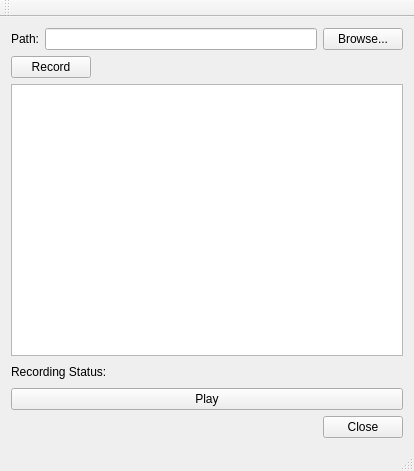
<?xml version="1.0" encoding="UTF-8"?>
<ui version="4.0">
 <class>MainWindow</class>
 <widget class="QMainWindow" name="MainWindow">
  <property name="geometry">
   <rect>
    <x>0</x>
    <y>0</y>
    <width>414</width>
    <height>471</height>
   </rect>
  </property>
  <property name="windowTitle">
   <string>MainWindow</string>
  </property>
  <widget class="QWidget" name="centralWidget">
   <layout class="QHBoxLayout" name="horizontalLayout_5">
    <item>
     <layout class="QVBoxLayout" name="verticalLayout">
      <item>
       <layout class="QHBoxLayout" name="horizontalLayout_4">
        <item>
         <layout class="QHBoxLayout" name="horizontalLayout">
          <item>
           <widget class="QLabel" name="label">
            <property name="text">
             <string>Path:</string>
            </property>
            <property name="buddy">
             <cstring>fromLineEdit</cstring>
            </property>
           </widget>
          </item>
          <item>
           <widget class="QLineEdit" name="fromLineEdit"/>
          </item>
         </layout>
        </item>
        <item>
         <widget class="QPushButton" name="fileOpenButton">
          <property name="text">
           <string>Browse...</string>
          </property>
         </widget>
        </item>
       </layout>
      </item>
      <item>
       <layout class="QHBoxLayout" name="horizontalLayout_6">
        <item>
         <widget class="QPushButton" name="startButton">
          <property name="text">
           <string>Record</string>
          </property>
         </widget>
        </item>
        <item>
         <spacer name="horizontalSpacer_2">
          <property name="orientation">
           <enum>Qt::Horizontal</enum>
          </property>
          <property name="sizeHint" stdset="0">
           <size>
            <width>40</width>
            <height>20</height>
           </size>
          </property>
         </spacer>
        </item>
       </layout>
      </item>
      <item>
       <widget class="QTextEdit" name="textEdit"/>
      </item>
      <item>
       <layout class="QHBoxLayout" name="horizontalLayout_7">
        <item>
         <widget class="QLabel" name="transcodingStatusLabel">
          <property name="text">
           <string>Recording Status:</string>
          </property>
         </widget>
        </item>
        <item>
         <spacer name="horizontalSpacer_3">
          <property name="orientation">
           <enum>Qt::Horizontal</enum>
          </property>
          <property name="sizeHint" stdset="0">
           <size>
            <width>40</width>
            <height>20</height>
           </size>
          </property>
         </spacer>
        </item>
       </layout>
      </item>
      <item>
       <layout class="QHBoxLayout" name="horizontalLayout_3">
        <item>
         <widget class="QPushButton" name="playOutputButton">
          <property name="text">
           <string>Play</string>
          </property>
         </widget>
        </item>
       </layout>
      </item>
      <item>
       <layout class="QHBoxLayout" name="horizontalLayout_2">
        <item>
         <spacer name="horizontalSpacer_4">
          <property name="orientation">
           <enum>Qt::Horizontal</enum>
          </property>
          <property name="sizeHint" stdset="0">
           <size>
            <width>298</width>
            <height>20</height>
           </size>
          </property>
         </spacer>
        </item>
        <item>
         <widget class="QPushButton" name="pushButton">
          <property name="text">
           <string>Close</string>
          </property>
         </widget>
        </item>
       </layout>
      </item>
     </layout>
    </item>
   </layout>
  </widget>
  <widget class="QMenuBar" name="menuBar">
   <property name="geometry">
    <rect>
     <x>0</x>
     <y>0</y>
     <width>414</width>
     <height>20</height>
    </rect>
   </property>
  </widget>
  <widget class="QToolBar" name="mainToolBar">
   <attribute name="toolBarArea">
    <enum>TopToolBarArea</enum>
   </attribute>
   <attribute name="toolBarBreak">
    <bool>false</bool>
   </attribute>
  </widget>
  <widget class="QStatusBar" name="statusBar"/>
 </widget>
 <layoutdefault spacing="6" margin="11"/>
 <resources/>
 <connections/>
</ui>
